Frame 1 (no input): blank canvas, image omitted
Frame 60 (the mouse pressed at the canvas centre just before this capture): blank canvas, image omitted
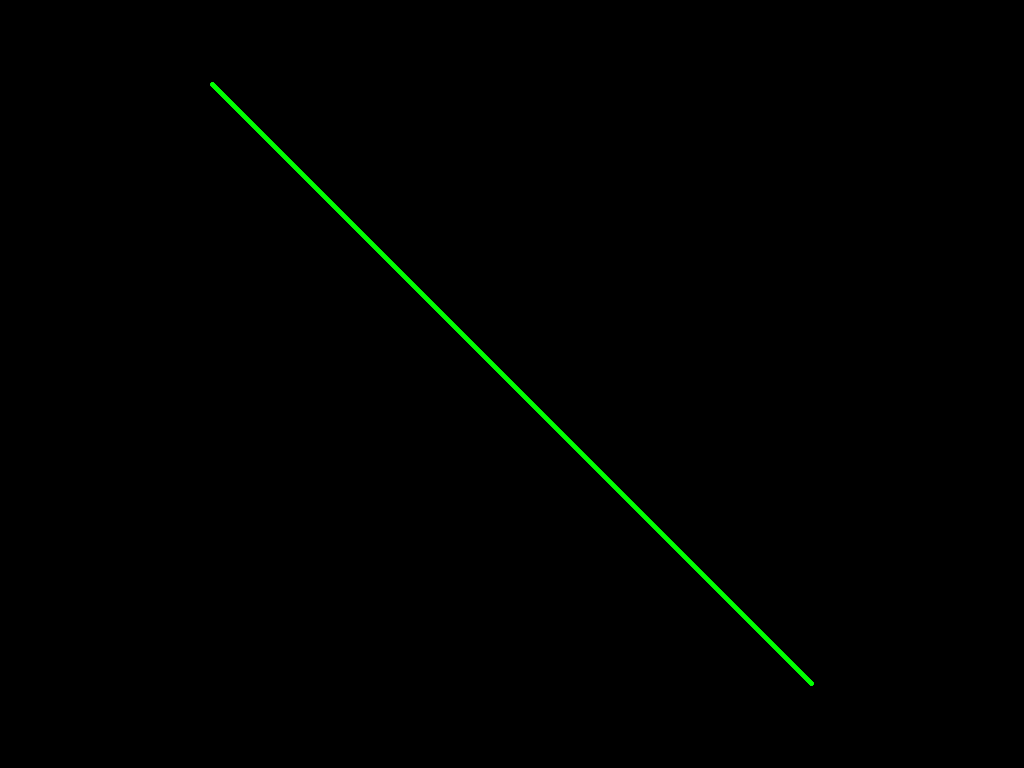
Frame 120 (the mouse held since frame 60 and released just before this capture)

The Processing sketch whose frames 1 and 60 were blank and that drew this single picture after the mouse press (run headless with seeded random() and noise(); from frame 60 on, the mouse is pressed at the canvas centre):

// Processing sketch: lissajous
// ── lissajous.pde
float fluorescence = 10;
int coil_voltage = 300;
int precision = 100;
float speed_factor = 10;

float[] x = new float[precision];
float[] y = new float[precision];
float old_x;
float old_y;

void setup(){
  colorMode(RGB);
  background(0);
  strokeWeight(4);
  blendMode(BLEND);
  size(1024, 768);
  smooth(8);
  
  x[precision-1] = width/2;
  y[precision-1] = height/2;
  
}

void draw(){
  noStroke();
  fill(0, 0, 0, (255*1/fluorescence));
  rect(0, 0, width, height);
  
  stroke(0, 255, 0, 255);
  
  old_x = x[precision-1];
  old_y = y[precision-1];
  
  float t = (frameCount*speed_factor);
  println(t);
  for (int i = 0; i < precision; i++){
    
    float step = (float)i*speed_factor/precision;
    
    x[i] = width/2+coil_voltage*sin((float)mouseX/width*(t+step));
    y[i] = height/2+coil_voltage*sin((float)mouseY/height*(t+step));
    
    println(i, x[i], y[i]);
  }
  
  line(old_x, old_y, x[0], y[0]);
  for (int i = 1; i < precision; i++){
    line(x[i-1], y[i-1], x[i], y[i]);
  }
}
